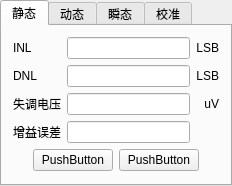
<?xml version="1.0" encoding="UTF-8"?>
<ui version="4.0">
 <class>QTestWidgetClass</class>
 <widget class="QWidget" name="QTestWidgetClass">
  <property name="geometry">
   <rect>
    <x>0</x>
    <y>0</y>
    <width>232</width>
    <height>176</height>
   </rect>
  </property>
  <property name="windowTitle">
   <string>QTestWidget</string>
  </property>
  <layout class="QGridLayout" name="gridLayout">
   <property name="margin">
    <number>0</number>
   </property>
   <item row="0" column="0">
    <widget class="QTabWidget" name="tabWidget">
     <property name="currentIndex">
      <number>0</number>
     </property>
     <widget class="QWidget" name="tab">
      <attribute name="title">
       <string>静态</string>
      </attribute>
      <layout class="QGridLayout" name="gridLayout_3">
       <item row="0" column="0">
        <layout class="QGridLayout" name="gridLayout_2">
         <item row="0" column="0">
          <widget class="QLabel" name="label">
           <property name="text">
            <string>INL</string>
           </property>
          </widget>
         </item>
         <item row="0" column="1">
          <widget class="QLineEdit" name="lineEdit"/>
         </item>
         <item row="0" column="2">
          <widget class="QLabel" name="label_2">
           <property name="text">
            <string>LSB</string>
           </property>
           <property name="alignment">
            <set>Qt::AlignRight|Qt::AlignTrailing|Qt::AlignVCenter</set>
           </property>
          </widget>
         </item>
         <item row="1" column="0">
          <widget class="QLabel" name="label_4">
           <property name="text">
            <string>DNL</string>
           </property>
          </widget>
         </item>
         <item row="1" column="1">
          <widget class="QLineEdit" name="lineEdit_2"/>
         </item>
         <item row="1" column="2">
          <widget class="QLabel" name="label_3">
           <property name="text">
            <string>LSB</string>
           </property>
           <property name="alignment">
            <set>Qt::AlignRight|Qt::AlignTrailing|Qt::AlignVCenter</set>
           </property>
          </widget>
         </item>
         <item row="2" column="0">
          <widget class="QLabel" name="label_6">
           <property name="text">
            <string>失调电压</string>
           </property>
          </widget>
         </item>
         <item row="2" column="1">
          <widget class="QLineEdit" name="lineEdit_3"/>
         </item>
         <item row="2" column="2">
          <widget class="QLabel" name="label_5">
           <property name="text">
            <string>uV</string>
           </property>
           <property name="alignment">
            <set>Qt::AlignRight|Qt::AlignTrailing|Qt::AlignVCenter</set>
           </property>
          </widget>
         </item>
         <item row="3" column="0">
          <widget class="QLabel" name="label_7">
           <property name="text">
            <string>增益误差</string>
           </property>
          </widget>
         </item>
         <item row="3" column="1">
          <widget class="QLineEdit" name="lineEdit_4"/>
         </item>
        </layout>
       </item>
       <item row="1" column="0">
        <layout class="QHBoxLayout" name="horizontalLayout">
         <item>
          <spacer name="horizontalSpacer">
           <property name="orientation">
            <enum>Qt::Horizontal</enum>
           </property>
           <property name="sizeHint" stdset="0">
            <size>
             <width>40</width>
             <height>20</height>
            </size>
           </property>
          </spacer>
         </item>
         <item>
          <widget class="QPushButton" name="pushButton">
           <property name="text">
            <string>PushButton</string>
           </property>
          </widget>
         </item>
         <item>
          <widget class="QPushButton" name="pushButton_2">
           <property name="text">
            <string>PushButton</string>
           </property>
          </widget>
         </item>
         <item>
          <spacer name="horizontalSpacer_2">
           <property name="orientation">
            <enum>Qt::Horizontal</enum>
           </property>
           <property name="sizeHint" stdset="0">
            <size>
             <width>40</width>
             <height>20</height>
            </size>
           </property>
          </spacer>
         </item>
        </layout>
       </item>
      </layout>
     </widget>
     <widget class="QWidget" name="tab_2">
      <attribute name="title">
       <string>动态</string>
      </attribute>
      <layout class="QVBoxLayout" name="verticalLayout">
       <item>
        <layout class="QGridLayout" name="gridLayout_4">
         <item row="0" column="0">
          <widget class="QRadioButton" name="radioButton">
           <property name="text">
            <string>频率</string>
           </property>
          </widget>
         </item>
         <item row="0" column="1">
          <widget class="QLineEdit" name="lineEdit_5">
           <property name="readOnly">
            <bool>true</bool>
           </property>
          </widget>
         </item>
         <item row="0" column="2">
          <widget class="QLabel" name="label_8">
           <property name="text">
            <string>MHz</string>
           </property>
           <property name="alignment">
            <set>Qt::AlignRight|Qt::AlignTrailing|Qt::AlignVCenter</set>
           </property>
          </widget>
         </item>
         <item row="0" column="3">
          <widget class="QPushButton" name="pushButton_3">
           <property name="text">
            <string>设置</string>
           </property>
          </widget>
         </item>
         <item row="1" column="0">
          <widget class="QRadioButton" name="radioButton_2">
           <property name="text">
            <string>文件</string>
           </property>
          </widget>
         </item>
         <item row="1" column="1" colspan="2">
          <widget class="QLineEdit" name="lineEdit_6">
           <property name="readOnly">
            <bool>true</bool>
           </property>
          </widget>
         </item>
         <item row="1" column="3">
          <widget class="QPushButton" name="pushButton_4">
           <property name="text">
            <string>选择</string>
           </property>
          </widget>
         </item>
        </layout>
       </item>
       <item>
        <layout class="QHBoxLayout" name="horizontalLayout_2">
         <item>
          <spacer name="horizontalSpacer_3">
           <property name="orientation">
            <enum>Qt::Horizontal</enum>
           </property>
           <property name="sizeHint" stdset="0">
            <size>
             <width>40</width>
             <height>20</height>
            </size>
           </property>
          </spacer>
         </item>
         <item>
          <widget class="QPushButton" name="pushButton_5">
           <property name="text">
            <string>开始</string>
           </property>
          </widget>
         </item>
         <item>
          <spacer name="horizontalSpacer_4">
           <property name="orientation">
            <enum>Qt::Horizontal</enum>
           </property>
           <property name="sizeHint" stdset="0">
            <size>
             <width>40</width>
             <height>20</height>
            </size>
           </property>
          </spacer>
         </item>
        </layout>
       </item>
      </layout>
     </widget>
     <widget class="QWidget" name="tab_3">
      <attribute name="title">
       <string>瞬态</string>
      </attribute>
      <layout class="QHBoxLayout" name="horizontalLayout_3">
       <item>
        <spacer name="horizontalSpacer_5">
         <property name="orientation">
          <enum>Qt::Horizontal</enum>
         </property>
         <property name="sizeHint" stdset="0">
          <size>
           <width>40</width>
           <height>20</height>
          </size>
         </property>
        </spacer>
       </item>
       <item>
        <widget class="QPushButton" name="pushButton_7">
         <property name="text">
          <string>设置</string>
         </property>
        </widget>
       </item>
       <item>
        <widget class="QPushButton" name="pushButton_6">
         <property name="text">
          <string>开始</string>
         </property>
        </widget>
       </item>
       <item>
        <spacer name="horizontalSpacer_6">
         <property name="orientation">
          <enum>Qt::Horizontal</enum>
         </property>
         <property name="sizeHint" stdset="0">
          <size>
           <width>40</width>
           <height>20</height>
          </size>
         </property>
        </spacer>
       </item>
      </layout>
     </widget>
     <widget class="QWidget" name="tab_4">
      <attribute name="title">
       <string>校准</string>
      </attribute>
      <layout class="QVBoxLayout" name="verticalLayout_2">
       <item>
        <layout class="QGridLayout" name="gridLayout_6">
         <item row="0" column="0">
          <widget class="QLabel" name="label_9">
           <property name="text">
            <string>INL</string>
           </property>
          </widget>
         </item>
         <item row="0" column="1">
          <widget class="QLineEdit" name="lineEdit_7"/>
         </item>
         <item row="0" column="2">
          <widget class="QLabel" name="label_10">
           <property name="text">
            <string>LSB</string>
           </property>
           <property name="alignment">
            <set>Qt::AlignRight|Qt::AlignTrailing|Qt::AlignVCenter</set>
           </property>
          </widget>
         </item>
         <item row="1" column="0">
          <widget class="QLabel" name="label_11">
           <property name="text">
            <string>DNL</string>
           </property>
          </widget>
         </item>
         <item row="1" column="1">
          <widget class="QLineEdit" name="lineEdit_8"/>
         </item>
         <item row="1" column="2">
          <widget class="QLabel" name="label_12">
           <property name="text">
            <string>LSB</string>
           </property>
           <property name="alignment">
            <set>Qt::AlignRight|Qt::AlignTrailing|Qt::AlignVCenter</set>
           </property>
          </widget>
         </item>
         <item row="2" column="0">
          <widget class="QLabel" name="label_13">
           <property name="text">
            <string>失调电压</string>
           </property>
          </widget>
         </item>
         <item row="2" column="1">
          <widget class="QLineEdit" name="lineEdit_9"/>
         </item>
         <item row="2" column="2">
          <widget class="QLabel" name="label_14">
           <property name="text">
            <string>uV</string>
           </property>
           <property name="alignment">
            <set>Qt::AlignRight|Qt::AlignTrailing|Qt::AlignVCenter</set>
           </property>
          </widget>
         </item>
         <item row="3" column="0">
          <widget class="QLabel" name="label_15">
           <property name="text">
            <string>增益误差</string>
           </property>
          </widget>
         </item>
         <item row="3" column="1">
          <widget class="QLineEdit" name="lineEdit_10"/>
         </item>
        </layout>
       </item>
       <item>
        <layout class="QHBoxLayout" name="horizontalLayout_4">
         <item>
          <spacer name="horizontalSpacer_7">
           <property name="orientation">
            <enum>Qt::Horizontal</enum>
           </property>
           <property name="sizeHint" stdset="0">
            <size>
             <width>40</width>
             <height>20</height>
            </size>
           </property>
          </spacer>
         </item>
         <item>
          <widget class="QPushButton" name="pushButton_8">
           <property name="text">
            <string>PushButton</string>
           </property>
          </widget>
         </item>
         <item>
          <widget class="QPushButton" name="pushButton_9">
           <property name="text">
            <string>PushButton</string>
           </property>
          </widget>
         </item>
         <item>
          <spacer name="horizontalSpacer_8">
           <property name="orientation">
            <enum>Qt::Horizontal</enum>
           </property>
           <property name="sizeHint" stdset="0">
            <size>
             <width>40</width>
             <height>20</height>
            </size>
           </property>
          </spacer>
         </item>
        </layout>
       </item>
      </layout>
     </widget>
    </widget>
   </item>
  </layout>
 </widget>
 <layoutdefault spacing="6" margin="11"/>
 <resources/>
 <connections/>
</ui>
